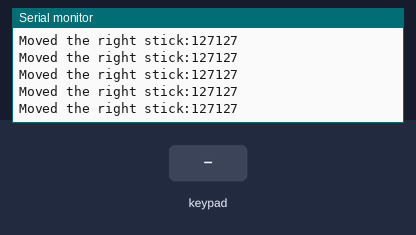
Bench run of a sketch on a simulated ESP32. Parts: the last lines printed to the serial monitor. The inputs (shaded band) are chosen by the test bench. Nothing arrives over Bluetooth unless stated.

Above: at 1.2 s.
1.3 s: key 'U' pressed
3.2 s: key 'D' pressed
At 3.37 s:
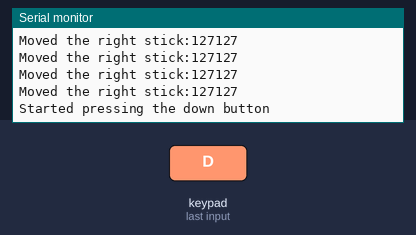
5.1 s: key 'L' pressed
7.0 s: key 'R' pressed
At 7.17 s:
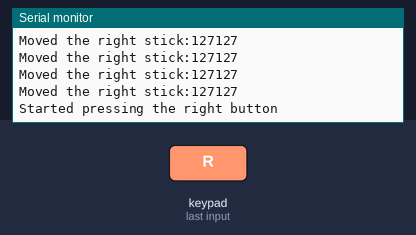
8.9 s: key 'O' pressed
10.8 s: key 'S' pressed
At 10.97 s:
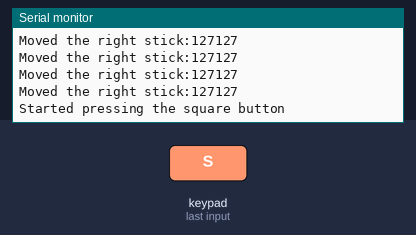

Measured:
- after the input at 3.2 s, the serial monitor: prints a new line at once (image 1)
- after the input at 7.0 s, the serial monitor: prints a new line at once (image 2)
- after the input at 10.8 s, the serial monitor: prints a new line at once (image 3)

The sketch:

EspPS3J.ino
```cpp
#include <Ps3Controller.h>


struct SEND_DATA_STRUCTURE {
  int16_t xPS;
  int16_t yPS;
};

SEND_DATA_STRUCTURE PSdata;

int player = 0;
int battery = 0;

void notify()
{
    //--- Digital cross/square/triangle/circle button events ---
    if( Ps3.event.button_down.cross )
        Serial.println("Started pressing the cross button");
    if( Ps3.event.button_up.cross )
        Serial.println("Released the cross button");

    if( Ps3.event.button_down.square )
        Serial.println("Started pressing the square button");
    if( Ps3.event.button_up.square )
        Serial.println("Released the square button");

    if( Ps3.event.button_down.triangle )
        Serial.println("Started pressing the triangle button");
    if( Ps3.event.button_up.triangle )
        Serial.println("Released the triangle button");

    if( Ps3.event.button_down.circle )
        Serial.println("Started pressing the circle button");
    if( Ps3.event.button_up.circle )
        Serial.println("Released the circle button");

    //--------------- Digital D-pad button events --------------
    if( Ps3.event.button_down.up )
        Serial.println("Started pressing the up button");
    if( Ps3.event.button_up.up )
        Serial.println("Released the up button");

    if( Ps3.event.button_down.right )
        Serial.println("Started pressing the right button");
    if( Ps3.event.button_up.right )
        Serial.println("Released the right button");

    if( Ps3.event.button_down.down )
        Serial.println("Started pressing the down button");
    if( Ps3.event.button_up.down )
        Serial.println("Released the down button");

    if( Ps3.event.button_down.left )
        Serial.println("Started pressing the left button");
    if( Ps3.event.button_up.left )
        Serial.println("Released the left button");

    //------------- Digital shoulder button events -------------
    if( Ps3.event.button_down.l1 )
        Serial.println("Started pressing the left shoulder button");
    if( Ps3.event.button_up.l1 )
        Serial.println("Released the left shoulder button");

    if( Ps3.event.button_down.r1 )
        Serial.println("Started pressing the right shoulder button");
    if( Ps3.event.button_up.r1 )
        Serial.println("Released the right shoulder button");

    //-------------- Digital trigger button events -------------
    if( Ps3.event.button_down.l2 )
        Serial.println("Started pressing the left trigger button");
    if( Ps3.event.button_up.l2 )
        Serial.println("Released the left trigger button");

    if( Ps3.event.button_down.r2 )
        Serial.println("Started pressing the right trigger button");
    if( Ps3.event.button_up.r2 )
        Serial.println("Released the right trigger button");

    //--------------- Digital stick button events --------------
    if( Ps3.event.button_down.l3 )
        Serial.println("Started pressing the left stick button");
    if( Ps3.event.button_up.l3 )
        Serial.println("Released the left stick button");

    if( Ps3.event.button_down.r3 )
        Serial.println("Started pressing the right stick button");
    if( Ps3.event.button_up.r3 )
        Serial.println("Released the right stick button");

    //---------- Digital select/start/ps button events ---------
    if( Ps3.event.button_down.select )
        Serial.println("Started pressing the select button");
    if( Ps3.event.button_up.select )
        Serial.println("Released the select button");

    if( Ps3.event.button_down.start )
        Serial.println("Started pressing the start button");
    if( Ps3.event.button_up.start )
        Serial.println("Released the start button");

    if( Ps3.event.button_down.ps )
        Serial.println("Started pressing the Playstation button");
    if( Ps3.event.button_up.ps )
        Serial.println("Released the Playstation button");


    //---------------- Analog stick value events ---------------
   if( abs(Ps3.event.analog_changed.stick.lx) + abs(Ps3.event.analog_changed.stick.ly) > 2 ){
       Serial.print("Moved the left stick:");
       Serial.print(" x="); Serial.print(Ps3.data.analog.stick.lx, DEC);
       Serial.print(" y="); Serial.print(Ps3.data.analog.stick.ly, DEC);
       Serial.println();
    }

   if( abs(Ps3.event.analog_changed.stick.rx) + abs(Ps3.event.analog_changed.stick.ry) > 2 ){
       PSdata.xPS = Ps3.data.analog.stick.rx;
       PSdata.yPS = -Ps3.data.analog.stick.ry;
//       Serial.print("Moved the right stick:");
//       Serial.print(data.xPS);
//       Serial.print(data.yPS);
//       Serial.println();
   }

   //--------------- Analog D-pad button events ----------------
   if( abs(Ps3.event.analog_changed.button.up) ){
       Serial.print("Pressing the up button: ");
       Serial.println(Ps3.data.analog.button.up, DEC);
   }

   if( abs(Ps3.event.analog_changed.button.right) ){
       Serial.print("Pressing the right button: ");
       Serial.println(Ps3.data.analog.button.right, DEC);
   }

   if( abs(Ps3.event.analog_changed.button.down) ){
       Serial.print("Pressing the down button: ");
       Serial.println(Ps3.data.analog.button.down, DEC);
   }

   if( abs(Ps3.event.analog_changed.button.left) ){
       Serial.print("Pressing the left button: ");
       Serial.println(Ps3.data.analog.button.left, DEC);
   }

   //---------- Analog shoulder/trigger button events ----------
   if( abs(Ps3.event.analog_changed.button.l1)){
       Serial.print("Pressing the left shoulder button: ");
       Serial.println(Ps3.data.analog.button.l1, DEC);
   }

   if( abs(Ps3.event.analog_changed.button.r1) ){
       Serial.print("Pressing the right shoulder button: ");
       Serial.println(Ps3.data.analog.button.r1, DEC);
   }

   if( abs(Ps3.event.analog_changed.button.l2) ){
       Serial.print("Pressing the left trigger button: ");
       Serial.println(Ps3.data.analog.button.l2, DEC);
   }

   if( abs(Ps3.event.analog_changed.button.r2) ){
       Serial.print("Pressing the right trigger button: ");
       Serial.println(Ps3.data.analog.button.r2, DEC);
   }

   //---- Analog cross/square/triangle/circle button events ----
   if( abs(Ps3.event.analog_changed.button.triangle)){
       Serial.print("Pressing the triangle button: ");
       Serial.println(Ps3.data.analog.button.triangle, DEC);
   }

   if( abs(Ps3.event.analog_changed.button.circle) ){
       Serial.print("Pressing the circle button: ");
       Serial.println(Ps3.data.analog.button.circle, DEC);
   }

   if( abs(Ps3.event.analog_changed.button.cross) ){
       Serial.print("Pressing the cross button: ");
       Serial.println(Ps3.data.analog.button.cross, DEC);
   }

   if( abs(Ps3.event.analog_changed.button.square) ){
       Serial.print("Pressing the square button: ");
       Serial.println(Ps3.data.analog.button.square, DEC);
   }


}

void onConnect(){
    Serial.println("Connected.");
}

void setup()
{
    Serial.begin(9600);
    Serial2.begin(9600,SERIAL_8N1,16,17);
    Ps3.attach(notify);
    Ps3.attachOnConnect(onConnect);
    Ps3.begin("00:1a:7d:da:71:10");

    Serial.println("Ready.");
}

void loop()
{
    if(!Ps3.isConnected())
        return;
    Serial.print("Moved the right stick:");
    int x = PSdata.xPS;
    int y = PSdata.yPS;
    x = map(PSdata.xPS,-127,127,0,255);
    y = map(PSdata.yPS,-127,127,0,255);
    Serial.print(x);
    Serial.print(y);
    Serial.println();
    Serial2.write((uint8_t*)&PSdata, sizeof(PSdata));


    delay(200);
}
```
